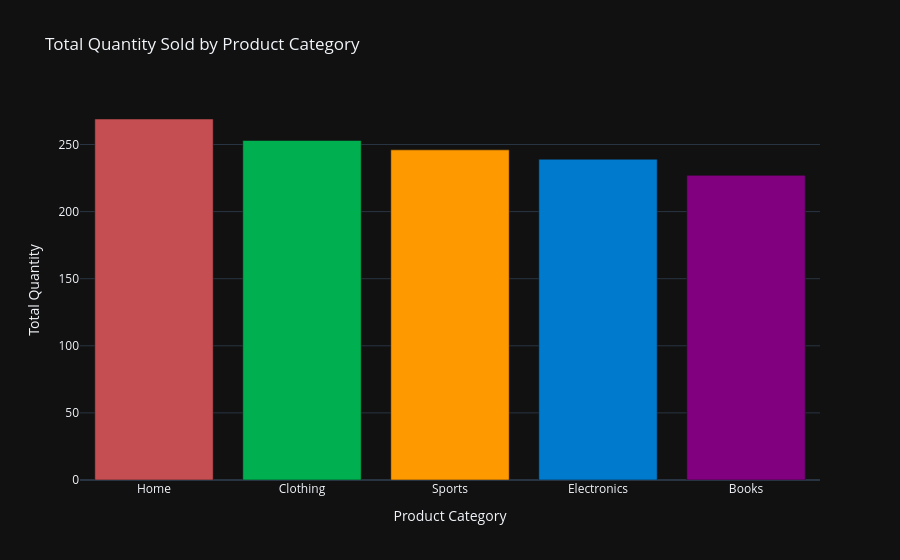
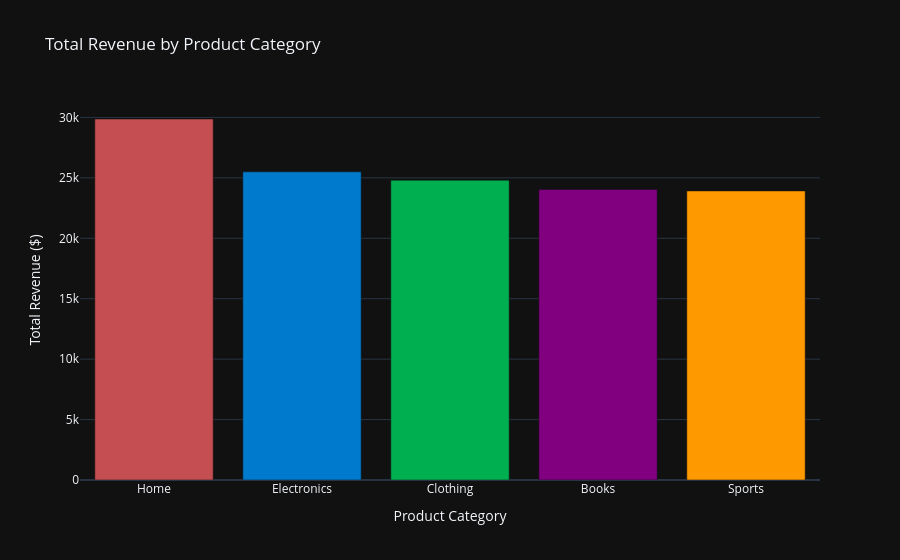

Write notebook code for charts like these, in order.
### Markdown cell above
### 5. Product Category Performance  
**Question:** Which product category is most popular by quantity vs. by revenue?  

**Answer:**  
The **Home** category is the most popular by quantity sold (**269 units**) and also generates the highest total revenue (**$29,871.47**).  
This shows that Home products are both in high demand and contribute the most to overall sales, followed by **Electronics ($25,498.31)** and **Clothing ($24,804.57)**.

### Code cell
# Q5: Product Category Performance — most popular by quantity vs. by revenue

# total quantity sold by category
category_qty = (
    data.groupby("product_category", as_index=False)["quantity"]
    .sum()
    .sort_values("quantity", ascending=False)
)

# total revenue by category
category_rev = (
    data.groupby("product_category", as_index=False)["revenue"]
    .sum()
    .sort_values("revenue", ascending=False)
)

# consistent colors for both charts
category_colors = {
    "Electronics": "#007ACC",  # blue
    "Clothing": "#00B050",     # green
    "Books": "#800080",        # purple
    "Home": "#C44E52",         # red
    "Sports": "#FF9900"        # orange
}

# bar chart — quantity sold
fig1 = px.bar(
    category_qty,
    x="product_category", y="quantity",
    color="product_category",
    template="plotly_dark",
    color_discrete_map=category_colors,
    title="Total Quantity Sold by Product Category"
)
fig1.update_layout(xaxis_title="Product Category", yaxis_title="Total Quantity", showlegend=False)
fig1.show()

# bar chart — total revenue
fig2 = px.bar(
    category_rev,
    x="product_category", y="revenue",
    color="product_category",
    template="plotly_dark",
    color_discrete_map=category_colors,
    title="Total Revenue by Product Category"
)
fig2.update_layout(xaxis_title="Product Category", yaxis_title="Total Revenue ($)", showlegend=False)
fig2.show()

# tables
category_qty, category_rev

### Figure 1 — Plotly figure (JSON) as saved in the notebook; plotly's stock layout.template omitted (floating-point values rounded to 4 significant figures)
{"data": [{"hovertemplate": "product_category=%{x}<br>quantity=%{y}<extra></extra>", "legendgroup": "Home", "marker": {"color": "#C44E52", "pattern": {"shape": ""}}, "name": "Home", "orientation": "v", "showlegend": true, "textposition": "auto", "type": "bar", "x": ["Home"], "xaxis": "x", "y": [269], "yaxis": "y"}, {"hovertemplate": "product_category=%{x}<br>quantity=%{y}<extra></extra>", "legendgroup": "Clothing", "marker": {"color": "#00B050", "pattern": {"shape": ""}}, "name": "Clothing", "orientation": "v", "showlegend": true, "textposition": "auto", "type": "bar", "x": ["Clothing"], "xaxis": "x", "y": [253], "yaxis": "y"}, {"hovertemplate": "product_category=%{x}<br>quantity=%{y}<extra></extra>", "legendgroup": "Sports", "marker": {"color": "#FF9900", "pattern": {"shape": ""}}, "name": "Sports", "orientation": "v", "showlegend": true, "textposition": "auto", "type": "bar", "x": ["Sports"], "xaxis": "x", "y": [246], "yaxis": "y"}, {"hovertemplate": "product_category=%{x}<br>quantity=%{y}<extra></extra>", "legendgroup": "Electronics", "marker": {"color": "#007ACC", "pattern": {"shape": ""}}, "name": "Electronics", "orientation": "v", "showlegend": true, "textposition": "auto", "type": "bar", "x": ["Electronics"], "xaxis": "x", "y": [239], "yaxis": "y"}, {"hovertemplate": "product_category=%{x}<br>quantity=%{y}<extra></extra>", "legendgroup": "Books", "marker": {"color": "#800080", "pattern": {"shape": ""}}, "name": "Books", "orientation": "v", "showlegend": true, "textposition": "auto", "type": "bar", "x": ["Books"], "xaxis": "x", "y": [227], "yaxis": "y"}], "layout": {"barmode": "relative", "legend": {"title": {"text": "product_category"}, "tracegroupgap": 0}, "showlegend": false, "title": {"text": "Total Quantity Sold by Product Category"}, "xaxis": {"anchor": "y", "categoryarray": ["Home", "Clothing", "Sports", "Electronics", "Books"], "categoryorder": "array", "domain": [0, 1], "title": {"text": "Product Category"}}, "yaxis": {"anchor": "x", "domain": [0, 1], "title": {"text": "Total Quantity"}}}}

### Figure 2 — Plotly figure (JSON) as saved in the notebook; plotly's stock layout.template omitted (floating-point values rounded to 4 significant figures)
{"data": [{"hovertemplate": "product_category=%{x}<br>revenue=%{y}<extra></extra>", "legendgroup": "Home", "marker": {"color": "#C44E52", "pattern": {"shape": ""}}, "name": "Home", "orientation": "v", "showlegend": true, "textposition": "auto", "type": "bar", "x": ["Home"], "xaxis": "x", "y": [29870.0], "yaxis": "y"}, {"hovertemplate": "product_category=%{x}<br>revenue=%{y}<extra></extra>", "legendgroup": "Electronics", "marker": {"color": "#007ACC", "pattern": {"shape": ""}}, "name": "Electronics", "orientation": "v", "showlegend": true, "textposition": "auto", "type": "bar", "x": ["Electronics"], "xaxis": "x", "y": [25500.0], "yaxis": "y"}, {"hovertemplate": "product_category=%{x}<br>revenue=%{y}<extra></extra>", "legendgroup": "Clothing", "marker": {"color": "#00B050", "pattern": {"shape": ""}}, "name": "Clothing", "orientation": "v", "showlegend": true, "textposition": "auto", "type": "bar", "x": ["Clothing"], "xaxis": "x", "y": [24800.0], "yaxis": "y"}, {"hovertemplate": "product_category=%{x}<br>revenue=%{y}<extra></extra>", "legendgroup": "Books", "marker": {"color": "#800080", "pattern": {"shape": ""}}, "name": "Books", "orientation": "v", "showlegend": true, "textposition": "auto", "type": "bar", "x": ["Books"], "xaxis": "x", "y": [24050.0], "yaxis": "y"}, {"hovertemplate": "product_category=%{x}<br>revenue=%{y}<extra></extra>", "legendgroup": "Sports", "marker": {"color": "#FF9900", "pattern": {"shape": ""}}, "name": "Sports", "orientation": "v", "showlegend": true, "textposition": "auto", "type": "bar", "x": ["Sports"], "xaxis": "x", "y": [23920.0], "yaxis": "y"}], "layout": {"barmode": "relative", "legend": {"title": {"text": "product_category"}, "tracegroupgap": 0}, "showlegend": false, "title": {"text": "Total Revenue by Product Category"}, "xaxis": {"anchor": "y", "categoryarray": ["Home", "Electronics", "Clothing", "Books", "Sports"], "categoryorder": "array", "domain": [0, 1], "title": {"text": "Product Category"}}, "yaxis": {"anchor": "x", "domain": [0, 1], "title": {"text": "Total Revenue ($)"}}}}
